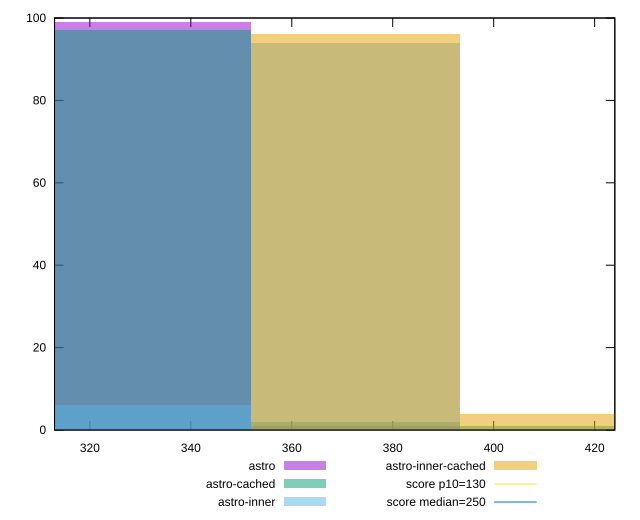

Recreate this plot in gnuplot.
reset

$astro <<EOF
372.56056069214907 1
331.16494283746584 99
EOF

$astroCached <<EOF
331.16494283746584 97
372.56056069214907 2
413.9561785468323 1
EOF

$astroInner <<EOF
372.56056069214907 94
331.16494283746584 6
EOF

$astroInnerCached <<EOF
413.9561785468323 4
372.56056069214907 96
EOF

set key outside below
set boxwidth 41.39561785468323
set xrange [313:424]
set yrange [0:100]
set trange [0:100]
set style fill transparent solid 0.5 noborder

set parametric
set terminal svg size 640, 520 enhanced background rgb 'white'
set output "reports/report_00033_2021-03-01T14-23-16.841Z/max-potential-fid/comparison/histogram/all_raw.svg"

plot $astro title "astro" with boxes, \
     $astroCached title "astro-cached" with boxes, \
     $astroInner title "astro-inner" with boxes, \
     $astroInnerCached title "astro-inner-cached" with boxes, \
     130,t title "score p10=130", \
     250,t title "score median=250"

reset
